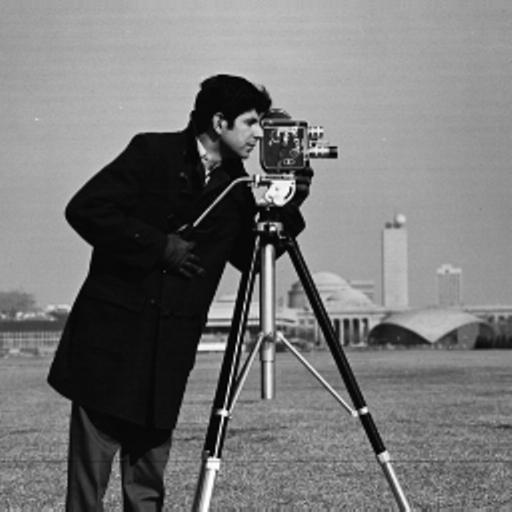
#> input picture generator/linedraw/images/cameraman.tif, 512 x 512 px; its folder holds only this picture in this run
$ python -i linedraw.py   (imports and definitions only)
#> lines starting #> are read from the running program, lines starting #| are printed output that depends on the picture; after the words box and inside, x2 and y2 are one past the last pixel; in counts of white or black regions, pixels touching at a corner belong together
### generator/linedraw/perlin.py
#Perlin Noise
#Based on Javascript from p5.js (https://github.com/processing/p5.js/blob/master/src/math/noise.js)

import math
import random

PERLIN_YWRAPB = 4
PERLIN_YWRAP = 1<<PERLIN_YWRAPB
PERLIN_ZWRAPB = 8
PERLIN_ZWRAP = 1<<PERLIN_ZWRAPB
PERLIN_SIZE = 4095

perlin_octaves = 4
perlin_amp_falloff = 0.5

def scaled_cosine(i):
    return 0.5*(1.0-math.cos(i*math.pi))

perlin = None

def noise(x,y=0,z=0):
    global perlin
    if perlin == None:
        perlin = []
        for i in range(0,PERLIN_SIZE+1):
            perlin.append(random.random())
    if x<0:x=-x
    if y<0:y=-y
    if z<0:z=-z

    xi,yi,zi = int(x),int(y),int(z)
    xf = x-xi
    yf = y-yi
    zf = z-zi
    rxf = ryf = None

    r = 0
    ampl = 0.5

    n1 = n2 = n3 = None
    for o in range(0,perlin_octaves):
        of=xi+(yi<<PERLIN_YWRAPB)+(zi<<PERLIN_ZWRAPB)

        rxf = scaled_cosine(xf)
        ryf = scaled_cosine(yf)

        n1  = perlin[of&PERLIN_SIZE]
        n1 += rxf*(perlin[(of+1)&PERLIN_SIZE]-n1)
        n2  = perlin[(of+PERLIN_YWRAP)&PERLIN_SIZE]
        n2 += rxf*(perlin[(of+PERLIN_YWRAP+1)&PERLIN_SIZE]-n2)
        n1 += ryf*(n2-n1)

        of += PERLIN_ZWRAP
        n2  = perlin[of&PERLIN_SIZE]
        n2 += rxf*(perlin[(of+1)&PERLIN_SIZE]-n2)
        n3  = perlin[(of+PERLIN_YWRAP)&PERLIN_SIZE]
        n3 += rxf*(perlin[(of+PERLIN_YWRAP+1)&PERLIN_SIZE]-n3)
        n2 += ryf*(n3-n2)

        n1 += scaled_cosine(zf)*(n2-n1)

        r += n1*ampl
        ampl *= perlin_amp_falloff
        xi<<=1
        xf*=2
        yi<<=1
        yf*=2
        zi<<=1
        zf*=2

        if (xf>=1.0): xi+=1; xf-=1
        if (yf>=1.0): yi+=1; yf-=1
        if (zf>=1.0): zi+=1; zf-=1
    return r

def noiseDetail(lod, falloff):
    if lod>0:perlin_octaves=lod
    if falloff>0:perlin_amp_falloff=falloff


class LCG():
    # [5 lines left out: function __init__, not called in this run]
    def setSeed(self,val=None):
        self.z = self.seed = (math.random()*self.m if val == None else val) >> 0
    def getSeed(self):
        return self.seed
    def rand(self):
        self.z = (self.a * self.z + self.c) % self.m
        return self.z/self.m


# [6 lines left out: function noiseSeed, not called in this run]


### generator/linedraw/strokesort.py
from random import *
from PIL import Image, ImageDraw, ImageOps
from util import *


def sortlines(lines, rm_logs):
    if not rm_logs:
        print("optimizing stroke sequence...")
    clines = lines[:]
    slines = [clines.pop(0)]
    while clines != []:
        x, s, r = None, 1000000, False
        for l in clines:
            d = distsum(l[0], slines[-1][-1])
            dr = distsum(l[-1], slines[-1][-1])
            if d < s:
                x, s, r = l[:], d, False
            if dr < s:
                x, s, r = l[:], s, True

        clines.remove(x)
        if r == True:
            x = x[::-1]
        slines.append(x)
    return slines


# [13 lines left out: function visualize, not called in this run]


# [6 lines that do not run on import are left out]

### generator/linedraw/util.py
# [6 lines left out: function midpt, not called in this run]

def distsum(*args):
    return sum([ ((args[i][0]-args[i-1][0])**2 + (args[i][1]-args[i-1][1])**2)**0.5 for i in range(1,len(args))])

### generator/linedraw/linedraw.py
from random import *
import math
import argparse

from PIL import Image, ImageDraw, ImageOps

from filters import *
from strokesort import *
import perlin
from util import *

no_cv = False
export_path = "output/out.svg"
draw_contours = True
draw_hatch = False
show_bitmap = False
resolution = 1024
hatch_size = 16
contour_simplify = 1
show_lines = False
rm_logs = False
export_svg = True
stroke_colors = ['white', 'black', 'yellow', 'green', 'blue']

try:
    import numpy as np
    import cv2
except:
    print("Cannot import numpy/openCV. Switching to NO_CV mode.")
    no_cv = True


def get_color():
    return '#' + ''.join([hex(np.random.randint(0, 255)).lstrip('0x') for i in range(3)])


def find_edges(IM):
    if not rm_logs:
        print("finding edges...")
    if no_cv:
        # appmask(IM,[F_Blur])
        appmask(IM, [F_SobelX, F_SobelY])
    else:
        im = np.array(IM)
        im = cv2.GaussianBlur(im, (3, 3), 0)
        im = cv2.Canny(im, 100, 200)
        IM = Image.fromarray(im)
    return IM.point(lambda p: p > 128 and 255)


def getdots(IM):
    if not rm_logs:
        print("getting contour points...")
    PX = IM.load()
    dots = []
    w, h = IM.size
    for y in range(h-1):
        row = []
        for x in range(1, w):
            if PX[x, y] == 255:
                if len(row) > 0:
                    if x-row[-1][0] == row[-1][-1]+1:
                        row[-1] = (row[-1][0], row[-1][-1]+1)
                    else:
                        row.append((x, 0))
                else:
                    row.append((x, 0))
        dots.append(row)
    return dots


def connectdots(dots):
    if not rm_logs:
        print("connecting contour points...")
    contours = []
    for y in range(len(dots)):
        for x, v in dots[y]:
            if v > -1:
                if y == 0:
                    contours.append([(x, y)])
                else:
                    closest = -1
                    cdist = 100
                    for x0, v0 in dots[y-1]:
                        if abs(x0-x) < cdist:
                            cdist = abs(x0-x)
                            closest = x0

                    if cdist > 3:
                        contours.append([(x, y)])
                    else:
                        found = 0
                        for i in range(len(contours)):
                            if contours[i][-1] == (closest, y-1):
                                contours[i].append((x, y,))
                                found = 1
                                break
                        if found == 0:
                            contours.append([(x, y)])
        for c in contours:
            if c[-1][1] < y-1 and len(c) < 4:
                contours.remove(c)
    return contours


def getcontours(IM, sc=2):
    if not rm_logs:
        print("generating contours...")
    IM = find_edges(IM)
    IM1 = IM.copy()
    IM2 = IM.rotate(-90, expand=True).transpose(Image.FLIP_LEFT_RIGHT)
    dots1 = getdots(IM1)
    contours1 = connectdots(dots1)
    dots2 = getdots(IM2)
    contours2 = connectdots(dots2)

    for i in range(len(contours2)):
        contours2[i] = [(c[1], c[0]) for c in contours2[i]]
    contours = contours1+contours2

    for i in range(len(contours)):
        for j in range(len(contours)):
            if len(contours[i]) > 0 and len(contours[j]) > 0:
                if distsum(contours[j][0], contours[i][-1]) < 8:
                    contours[i] = contours[i]+contours[j]
                    contours[j] = []

    for i in range(len(contours)):
        contours[i] = [contours[i][j] for j in range(0, len(contours[i]), 8)]

    contours = [c for c in contours if len(c) > 1]

    for i in range(0, len(contours)):
        contours[i] = [(v[0]*sc, v[1]*sc) for v in contours[i]]

    for i in range(0, len(contours)):
        for j in range(0, len(contours[i])):
            contours[i][j] = int(contours[i][j][0]+10*perlin.noise(i*0.5, j*0.1, 1)), int(
                contours[i][j][1]+10*perlin.noise(i*0.5, j*0.1, 2))

    return contours


# [41 lines left out: function hatch, not called in this run]


def sketch(path):
#> called with path = 'images/cameraman.tif'
    IM = None
    possible = [path, "images/"+path, "images/"+path +
                ".jpg", "images/"+path+".png", "images/"+path+".tif", "/home/nnigmat/Code/University/Thesis/project/linedraw/images/"+path]
    for p in possible:
        try:
            IM = Image.open(p)
#> IM is the input picture: PIL image 512x512 L; min 0, max 255, mean 118.3
            break
        except FileNotFoundError:
            if not rm_logs:
                print("The Input File wasn't found. Check Path")
            pass
    w, h = IM.size
#> w = 512; h = 512

    IM = IM.convert("L")
    IM = ImageOps.autocontrast(IM, 10)
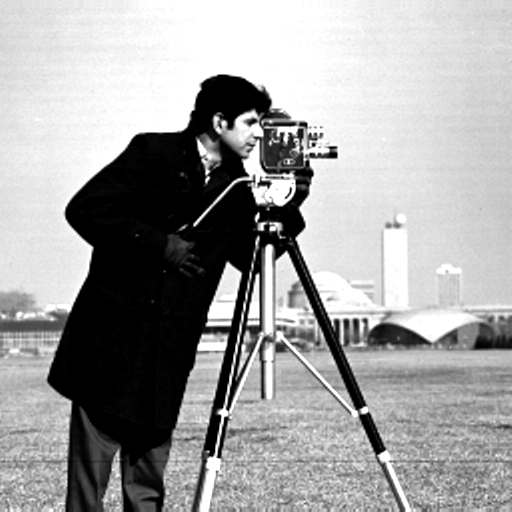
#> IM: PIL image 512x512 L; min 0, max 255, mean 160.5

    lines = []
    if draw_contours:
        lines += getcontours(IM.resize((resolution//contour_simplify,
                                        resolution//contour_simplify*h//w)), contour_simplify)
#> in find_edges, `im = cv2.Canny(im, 100, 200)`:
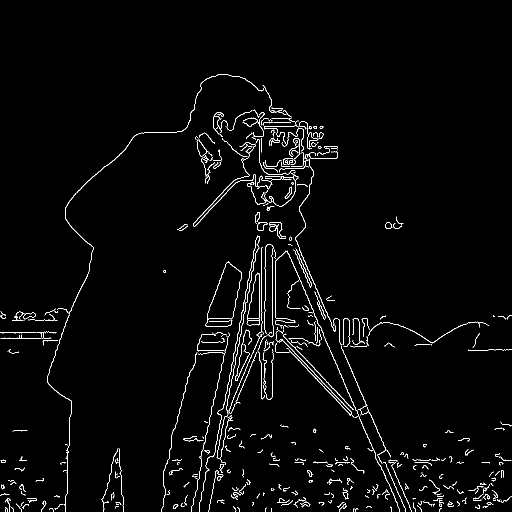
#> im: shape (1024, 1024) (shown at 1/2 size); 2.1% white in thin lines or dots, all inside (x1, y1, x2, y2) = (0, 149, 1024, 1024)
#> in getcontours, `IM2 = IM.rotate(-90, expand=True).transpose(Image.FLIP_LEFT_RIGHT)`:
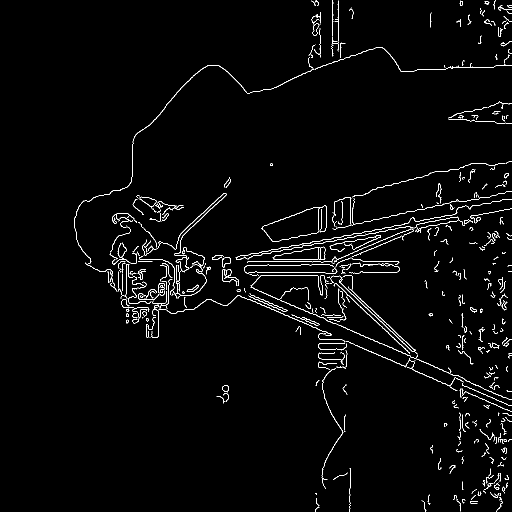
#> IM2: PIL image 1024x1024 L (shown at 1/2 size); 2.1% white in thin lines or dots, all inside (x1, y1, x2, y2) = (149, 0, 1024, 1024)
#> in getcontours, `dots1 = getdots(IM1)`: dots1 = 1023 items, first 6: [], [], [], [], [], []
#> after the loop in connectdots, `for y in range(len(dots)):`: contours = 612 items
#> in getcontours, `dots2 = getdots(IM2)`: dots2 = 1023 items
#> in getcontours, `contours2 = connectdots(dots2)`: contours2 = 703 items
#> in getcontours, `contours = contours1+contours2`: contours = 1315 items
#> in getcontours, `contours = [c for c in contours if len(c) > 1]`: contours = 388 items
#> the loop in getcontours, `for i in range(0, len(contours)):` made 388 passes
    if draw_hatch:
        lines += hatch(IM.resize((resolution//hatch_size,
                                  resolution//hatch_size*h//w)), hatch_size)

    lines = sortlines(lines, rm_logs)
    if show_bitmap:
        disp = Image.new("RGB", (resolution, resolution*h//w), (255, 255, 255))
        draw = ImageDraw.Draw(disp)
        for l in lines:
            draw.line(l, (0, 0, 0), 5)
        disp.show()

    if export_svg:
        f = open(export_path, 'w')
        f.write(makesvg(lines))
#> the loop in makesvg, `for l in lines:` made 388 passes
#> l on passes 1, 2, 6: [(484, 156), (499, 164), (511, 172), (520, 180)], [(529, 175), (537, 187), (545, 201)], [(677, 316), (676, 308)]
        f.close()

    if not rm_logs:
        print(len(lines), "strokes.")
#| 388 strokes.
        print("done.")

    if show_lines:
        import json
        print(json.dumps(
            {'data': list(map(lambda x: {'points': x, "color": "#000", 'width': 1}, lines))}))

    return lines


def makesvg(lines):
    if not rm_logs:
        print("generating svg file...")
    out = '<svg xmlns="http://www.w3.org/2000/svg" version="1.1">'
    for l in lines:
        l = ",".join([str(p[0]*0.5)+","+str(p[1]*0.5) for p in l])
        out += f'<polyline points="{l}" stroke="black" stroke-width="2" fill="none" />\n'
    out += '</svg>'
    return out


# [55 lines not run here, left out]

>>> result = sketch('images/cameraman.tif')

$ run again, on generator/linedraw/images/peppers.png
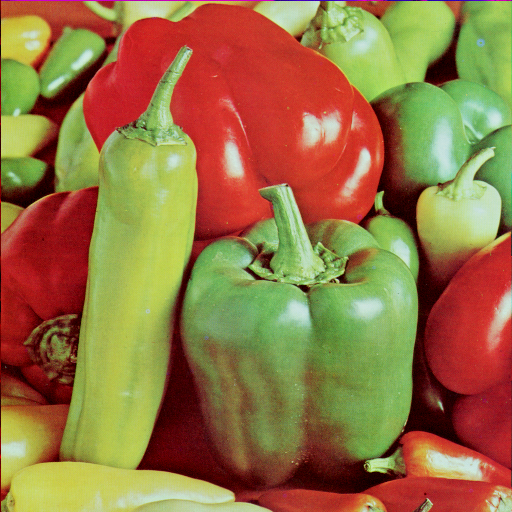
#> input picture generator/linedraw/images/peppers.png, 512 x 512 px
#> in sketch, IM is the input picture: PIL image 512x512 RGB; mean R, G, B 149.8, 115.6, 66.5
#> in find_edges, `im = cv2.Canny(im, 100, 200)`:
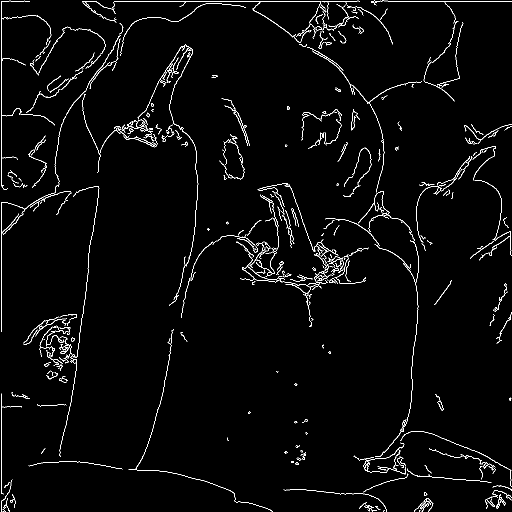
#> im: shape (1024, 1024) (shown at 1/2 size); 2.4% white in thin lines or dots
#> in getcontours, `IM2 = IM.rotate(-90, expand=True).transpose(Image.FLIP_LEFT_RIGHT)`:
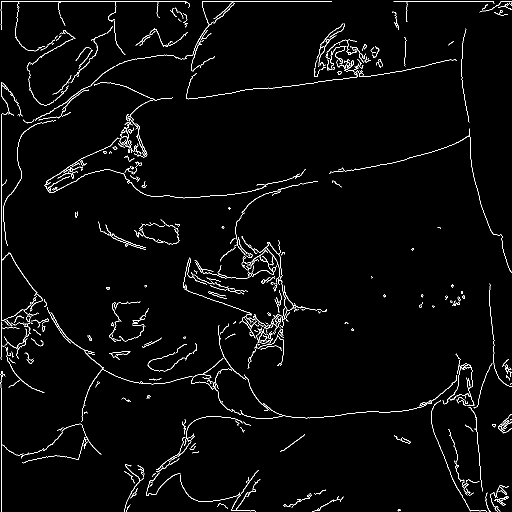
#> IM2: PIL image 1024x1024 L (shown at 1/2 size); 2.4% white in thin lines or dots
#> dots1 = 1023 items
#> after the loop in connectdots, `for y in range(len(dots)):`: contours = 696 items
#> dots2 = 1023 items
#> contours2 = 762 items
#> in getcontours, `contours = contours1+contours2`: contours = 1458 items
#> in getcontours, `contours = [c for c in contours if len(c) > 1]`: contours = 397 items
#> the loop in getcontours, `for i in range(0, len(contours)):` made 397 passes
#> the loop in makesvg, `for l in lines:` made 397 passes
#> l on passes 5, 7, 8: [(146, 645), (142, 653), (145, 648)], [(148, 718), (156, 722)], [(147, 712), (140, 713), (132, 719), (128, 724), (120, 718)]
#| 397 strokes.
